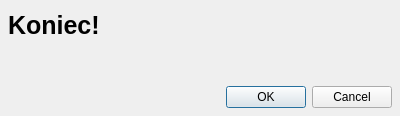
<?xml version="1.0" encoding="UTF-8"?>
<ui version="4.0">
 <class>TFinished_form</class>
 <widget class="QDialog" name="TFinished_form">
  <property name="geometry">
   <rect>
    <x>0</x>
    <y>0</y>
    <width>400</width>
    <height>116</height>
   </rect>
  </property>
  <property name="windowTitle">
   <string>Koperek32::Finished!</string>
  </property>
  <layout class="QVBoxLayout" name="verticalLayout">
   <property name="spacing">
    <number>4</number>
   </property>
   <property name="leftMargin">
    <number>8</number>
   </property>
   <property name="topMargin">
    <number>8</number>
   </property>
   <property name="rightMargin">
    <number>8</number>
   </property>
   <property name="bottomMargin">
    <number>8</number>
   </property>
   <item>
    <widget class="QLabel" name="label">
     <property name="font">
      <font>
       <pointsize>19</pointsize>
       <weight>75</weight>
       <bold>true</bold>
      </font>
     </property>
     <property name="text">
      <string>Koniec!</string>
     </property>
    </widget>
   </item>
   <item>
    <widget class="QLabel" name="label_2">
     <property name="font">
      <font>
       <weight>75</weight>
       <bold>true</bold>
      </font>
     </property>
     <property name="text">
      <string/>
     </property>
     <property name="wordWrap">
      <bool>true</bool>
     </property>
    </widget>
   </item>
   <item>
    <widget class="QDialogButtonBox" name="buttonBox">
     <property name="orientation">
      <enum>Qt::Horizontal</enum>
     </property>
     <property name="standardButtons">
      <set>QDialogButtonBox::Cancel|QDialogButtonBox::Ok</set>
     </property>
    </widget>
   </item>
  </layout>
 </widget>
 <resources/>
 <connections>
  <connection>
   <sender>buttonBox</sender>
   <signal>accepted()</signal>
   <receiver>TFinished_form</receiver>
   <slot>accept()</slot>
   <hints>
    <hint type="sourcelabel">
     <x>248</x>
     <y>254</y>
    </hint>
    <hint type="destinationlabel">
     <x>157</x>
     <y>274</y>
    </hint>
   </hints>
  </connection>
  <connection>
   <sender>buttonBox</sender>
   <signal>rejected()</signal>
   <receiver>TFinished_form</receiver>
   <slot>reject()</slot>
   <hints>
    <hint type="sourcelabel">
     <x>316</x>
     <y>260</y>
    </hint>
    <hint type="destinationlabel">
     <x>286</x>
     <y>274</y>
    </hint>
   </hints>
  </connection>
 </connections>
</ui>
